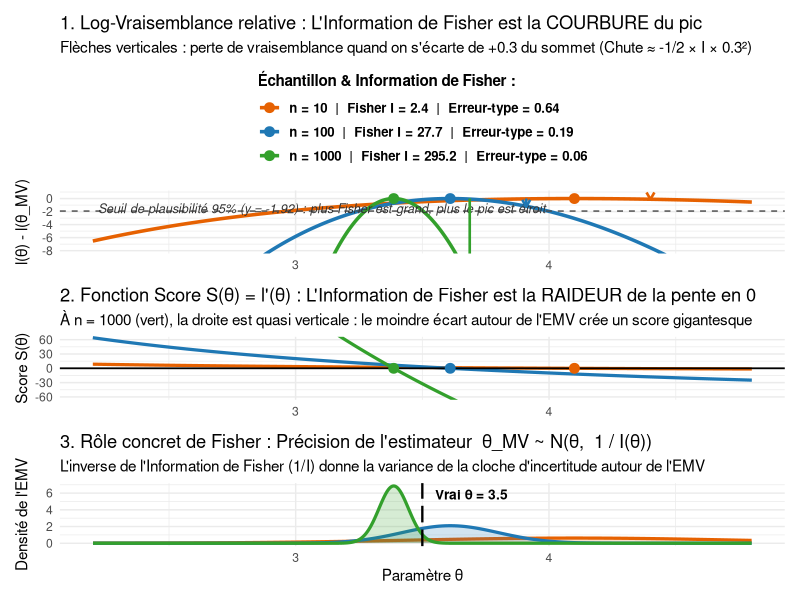

The R source for this figure:
library(ggplot2)
library(patchwork)

# ==============================================================================
# 1. SIMULATION DES TROIS ÉCHANTILLONS (n = 10, 100, 1000)
# ==============================================================================
set.seed(42)
theta_vrai <- 3.5

tailles <- c(10, 100, 1000)
echantillons <- lapply(tailles, function(n) rpois(n, lambda = theta_vrai))

# Grille resserrée pour bien voir l'aiguille de n = 1000 tout en gardant n = 10
theta_grid <- seq(2.2, 4.8, length.out = 1000)

calculer_courbes <- function(x) {
  n <- length(x)
  sum_x <- sum(x)
  theta_mv <- mean(x)
  
  # Information de Fisher évaluée au maximum de vraisemblance : I = n / theta_mv
  info_mv <- n / theta_mv
  var_mv  <- 1 / info_mv
  se_mv   <- sqrt(var_mv)
  
  # 1. Log-vraisemblance relative (sommet aligné à 0)
  log_lik <- -n * theta_grid + sum_x * log(theta_grid) - sum(lgamma(x + 1))
  ll_max  <- -n * theta_mv + sum_x * log(theta_mv) - sum(lgamma(x + 1))
  log_lik_rel <- log_lik - ll_max
  
  # Parabole de Taylor (montre que Fisher = courbure exacte au sommet)
  parabole_fisher <- -0.5 * info_mv * (theta_grid - theta_mv)^2
  
  # 2. Score S(theta) = l'(theta)
  score <- -n + sum_x / theta_grid
  
  # 3. Distribution asymptotique de l'EMV : N(theta_mv, 1 / I(theta_mv))
  densite_emv <- dnorm(theta_grid, mean = theta_mv, sd = se_mv)
  
  label_groupe <- sprintf("n = %d  |  Fisher I = %.1f  |  Erreur-type = %.2f", 
                          n, info_mv, se_mv)
  
  data.frame(
    theta = theta_grid,
    log_lik_rel = log_lik_rel,
    parabole_fisher = parabole_fisher,
    score = score,
    densite_emv = densite_emv,
    n_val = factor(n),
    groupe = label_groupe,
    theta_mv = theta_mv,
    info_mv = info_mv,
    se_mv = se_mv
  )
}

df_list <- lapply(echantillons, calculer_courbes)
df_all  <- do.call(rbind, df_list)

# Ordonner les facteurs dans l'ordre 10, 100, 1000
niveaux_groupe <- unique(df_all$groupe)
df_all$groupe <- factor(df_all$groupe, levels = niveaux_groupe)
emv_summary <- unique(df_all[, c("n_val", "groupe", "theta_mv", "info_mv", "se_mv")])

# Calcul de la "chute" de log-vraisemblance pour un pas de côté de Delta = +0.3
delta_pas <- 0.3
emv_summary$theta_pas <- emv_summary$theta_mv + delta_pas
emv_summary$chute_fisher <- -0.5 * emv_summary$info_mv * (delta_pas^2)

couleurs <- setNames(c("#e66101", "#1f78b4", "#33a02c"), niveaux_groupe)

# ==============================================================================
# 2. CRÉATION DES GRAPHIQUES PÉDAGOGIQUES
# ==============================================================================

# --- Graphique 1 : Log-Vraisemblance relative et Courbure de Fisher ---
p1 <- ggplot(df_all, aes(x = theta, color = groupe)) +
  # Courbe exacte de log-vraisemblance relative
  geom_line(aes(y = log_lik_rel), linewidth = 1.2) +
  # Seuil d'intervalle de confiance à 95% (-1.92)
  geom_hline(yintercept = -1.92, linetype = "dashed", color = "gray30") +
  annotate("text", x = 2.22, y = -1.5, 
           label = "Seuil de plausibilité 95% (y = -1.92) : plus Fisher est grand, plus le pic est étroit", 
           hjust = 0, size = 3.2, fontface = "italic", color = "gray20") +
  # Illustration de la chute verticale pour un écart de +0.3 autour de l'EMV
  geom_segment(data = emv_summary,
               aes(x = theta_pas, xend = theta_pas, y = 0, yend = chute_fisher, color = groupe),
               arrow = arrow(length = unit(0.2, "cm")), linewidth = 0.9, show.legend = FALSE) +
  geom_point(data = emv_summary, aes(x = theta_mv, y = 0), size = 3) +
  coord_cartesian(ylim = c(-8, 0.8)) +
  scale_color_manual(name = "Échantillon & Information de Fisher :", values = couleurs) +
  labs(
    title = "1. Log-Vraisemblance relative : L'Information de Fisher est la COURBURE du pic",
    subtitle = "Flèches verticales : perte de vraisemblance quand on s'écarte de +0.3 du sommet (Chute ≈ -1/2 × I × 0.3²)",
    x = NULL, y = "l(θ) - l(θ_MV)"
  ) +
  theme_minimal() +
  theme(
    legend.position = "top",
    legend.direction = "vertical",
    legend.text = element_text(size = 9.5, face = "bold"),
    legend.title = element_text(face = "bold")
  )

# --- Graphique 2 : Fonction Score S(theta) (La pente = -Fisher) ---
p2 <- ggplot(df_all, aes(x = theta, y = score, color = groupe)) +
  geom_line(linewidth = 1.1) +
  geom_hline(yintercept = 0, color = "black", linewidth = 0.6) +
  geom_point(data = emv_summary, aes(x = theta_mv, y = 0), size = 3) +
  # Zoom sur [-60, 60] pour voir la cassure de pente entre n=10, 100 et 1000
  coord_cartesian(ylim = c(-60, 60)) +
  scale_color_manual(values = couleurs, guide = "none") +
  labs(
    title = "2. Fonction Score S(θ) = l'(θ) : L'Information de Fisher est la RAIDEUR de la pente en 0",
    subtitle = "À n = 1000 (vert), la droite est quasi verticale : le moindre écart autour de l'EMV crée un score gigantesque",
    x = NULL, y = "Score S(θ)"
  ) +
  theme_minimal()

# --- Graphique 3 : Conséquence concrète de Fisher = Précision de l'estimateur ---
p3 <- ggplot(df_all, aes(x = theta, y = densite_emv, color = groupe, fill = groupe)) +
  geom_area(alpha = 0.2, position = "identity", linewidth = 1.1) +
  geom_vline(xintercept = theta_vrai, linetype = "longdash", color = "black", linewidth = 0.8) +
  annotate("text", x = theta_vrai + 0.05, y = max(df_all$densite_emv) * 0.85,
           label = sprintf("Vrai θ = %.1f", theta_vrai), hjust = 0, fontface = "bold", size = 3.5) +
  scale_color_manual(values = couleurs, guide = "none") +
  scale_fill_manual(values = couleurs, guide = "none") +
  labs(
    title = "3. Rôle concret de Fisher : Précision de l'estimateur  θ_MV ~ N(θ,  1 / I(θ))",
    subtitle = "L'inverse de l'Information de Fisher (1/I) donne la variance de la cloche d'incertitude autour de l'EMV",
    x = "Paramètre θ", y = "Densité de l'EMV"
  ) +
  theme_minimal()

# Assemblage des 3 panneaux
p1 / p2 / p3
